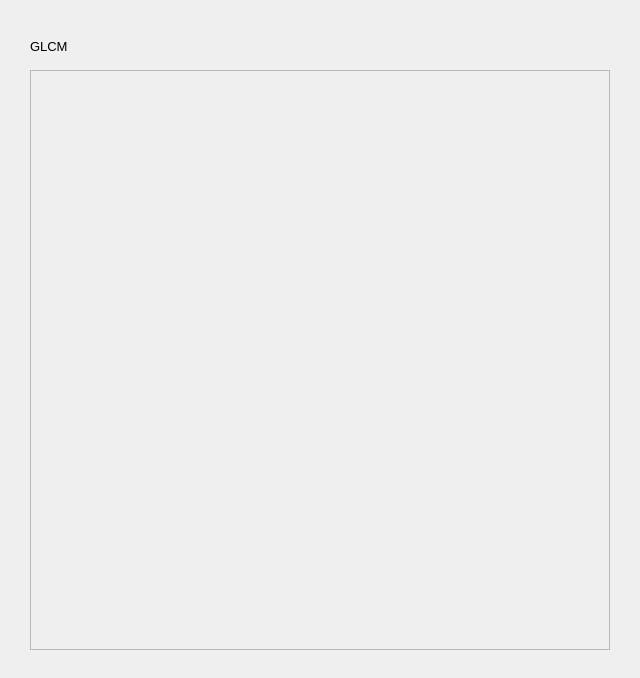
<?xml version="1.0" encoding="UTF-8"?>
<ui version="4.0">
 <class>GLCMWindow</class>
 <widget class="QMainWindow" name="GLCMWindow">
  <property name="geometry">
   <rect>
    <x>0</x>
    <y>0</y>
    <width>640</width>
    <height>678</height>
   </rect>
  </property>
  <property name="windowTitle">
   <string>MainWindow</string>
  </property>
  <widget class="QWidget" name="centralwidget">
   <widget class="QScrollArea" name="glcm_image_area">
    <property name="geometry">
     <rect>
      <x>30</x>
      <y>70</y>
      <width>580</width>
      <height>580</height>
     </rect>
    </property>
    <property name="widgetResizable">
     <bool>true</bool>
    </property>
    <widget class="QWidget" name="scrollAreaWidgetContents_2">
     <property name="geometry">
      <rect>
       <x>0</x>
       <y>0</y>
       <width>578</width>
       <height>578</height>
      </rect>
     </property>
    </widget>
   </widget>
   <widget class="QLabel" name="glcm_label">
    <property name="geometry">
     <rect>
      <x>30</x>
      <y>30</y>
      <width>51</width>
      <height>32</height>
     </rect>
    </property>
    <property name="font">
     <font>
      <pointsize>10</pointsize>
     </font>
    </property>
    <property name="text">
     <string>GLCM</string>
    </property>
   </widget>
  </widget>
 </widget>
 <resources/>
 <connections/>
</ui>
